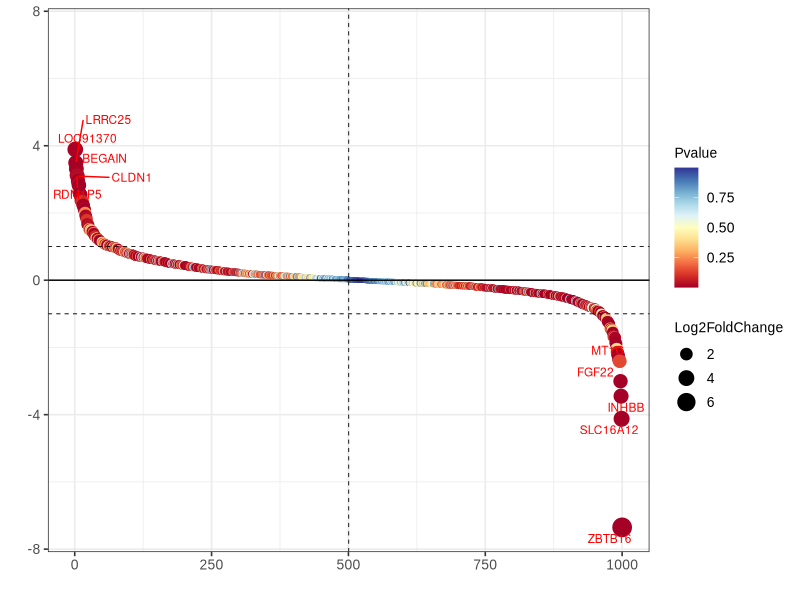

R code for this plot:
## ---- chunk 1
# Install packages
if (!requireNamespace("ggrepel", quietly = TRUE)) {
  install.packages("ggrepel")
}
if (!requireNamespace("ggplot2", quietly = TRUE)) {
  install.packages("ggplot2")
}
if (!requireNamespace("RColorBrewer", quietly = TRUE)) {
  install.packages("RColorBrewer")
}

# Load packages
library(ggrepel)
library(ggplot2)
library(RColorBrewer)
## ---- chunk 2
# Load data
data <- read.delim("files/Hiplot/061-gene-rank-data.txt", header = T)

# Convert data structure
## ordered by log2FoldChange and pvalue
data <- data[order(-data$log2FC, data$pvalue), ]
## add the rank column
data$rank <- 1:nrow(data)
## get the top n up and down gene for labeling
top_n <- 5
top_n_up <- rownames(head(data, top_n))
top_n_down <- rownames(tail(data, top_n))
genes_to_label <- c(top_n_up, top_n_down)
data2 <- data[genes_to_label, ]


# View data
head(data)
## ---- chunk 3
#| label: fig-1Gene-rank
#| fig-cap: "Gene Ranking Dotplot"
#| out.width: "95%"
#| fig-height: 4
#| fig-width: 6
#| warning: false
#| message: false

# Gene Ranking Dotplot
p <- 
  ggplot(data, aes(rank, log2FC, color = pvalue, size = abs(log2FC))) + 
  geom_point() + 
  scale_color_gradientn(colours = colorRampPalette(brewer.pal(11,'RdYlBu'))(100)) +
  geom_hline(yintercept = c(-1, 1), linetype = 2, size = 0.3) +
  geom_hline(yintercept = 0, linetype = 1, size = 0.5) +
  geom_vline(xintercept = median(data$rank), linetype = 2, size = 0.3) + 
  geom_text_repel(data = data2, aes(rank, log2FC, label = gene),
                  size = 3, color = "red") +
  xlab("") + ylab("") + 
  ylim(c(-max(abs(data$log2FC)), max(abs(data$log2FC)))) +
  labs(color = "Pvalue", size = "Log2FoldChange") +
  theme_bw(base_size = 12) +
  theme(text = element_text(family = "Arial"),
        plot.title = element_text(size = 12,hjust = 0.5),
        axis.title = element_text(size = 12),
        axis.text = element_text(size = 10),
        axis.text.x = element_text(angle = 0, hjust = 0.5,vjust = 1),
        legend.position = "right",
        legend.direction = "vertical",
        legend.title = element_text(size = 10),
        legend.text = element_text(size = 10))

p
